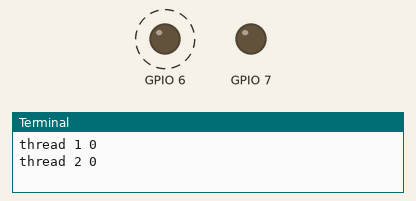
A program run on a simulated Raspberry Pi (BCM pin numbers). Parts: output pins drawn as LEDs (lit = HIGH), the last lines printed to the terminal. Dashed ring = blinking. Threads take turns every 2 ms.

Above: at 0.5 s.
At 5.5 s:
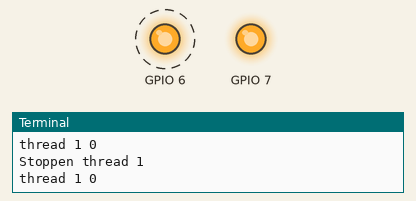
Timing chart, 0 to 10.4 s (numbered marks = the images above):
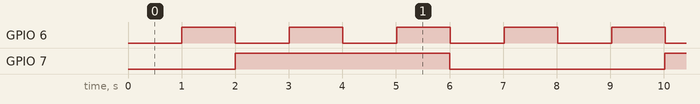

Measured:
- by itself, GPIO 6: alternates HIGH for 1.0 s and LOW for 1.0 s
- by itself, GPIO 7: alternates HIGH for 4.0 s and LOW for 4.0 s
- by itself, everything shown: repeats every 8.0 s, in 10 steps

The program:

main.py
```python
import RPi.GPIO as GPIO  # import RPi.GPIO module
import _thread as thread
import time

GPIO.setmode(GPIO.BCM)  # choose BCM or BOARD
GPIO.setup(6, GPIO.OUT)
GPIO.setup(7, GPIO.OUT)

def startThread(threadNaam, delay, state, pin):
    i = 0
    while i < delay:
        print(threadNaam + " " + str(i))
        time.sleep(delay)
        i = i + 1
        GPIO.output(pin, state)
    print("Stoppen " + threadNaam)
    if state == 1:
        thread.start_new_thread(startThread, (threadNaam, delay, 0, pin))
    else:
        thread.start_new_thread(startThread, (threadNaam, delay, 1, pin))

try:
    thread.start_new_thread(startThread, ("thread 1", 1, 1, 6))
    thread.start_new_thread(startThread, ("thread 2", 2, 1, 7))
except:
    print("error")

while 1:
    pass
```
